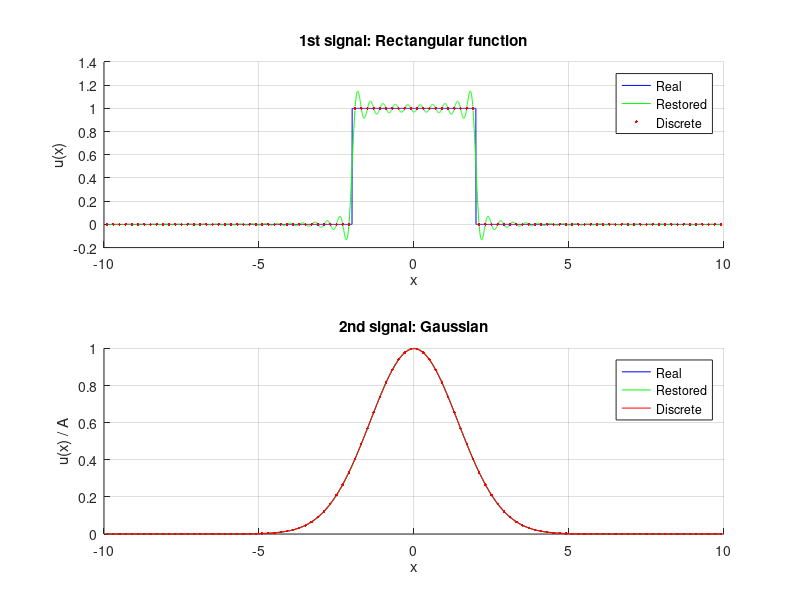

Reproduce this figure in MATLAB.
function lab1()
    % Discrete signal
    n = 100; % input('n: ');
    dt = 0.2; % input('dt: ');
    t_max = dt * (n - 1) / 2;
    t = -t_max:dt:t_max;

    % Signal data
    L = randi(3, 1, 1);
    sigma = randi(2, 1, 1);
    A = 1;

    % Discrete signal
    gauss_discrete = A * exp(-(t / sigma).^2);
    
    rect_discrete = zeros(size(t));
    rect_discrete(abs(t) - abs(L) < 0) = 1;

    % Real signal
    x = -t_max:0.005:t_max;
    gauss_ref = exp(-(x / sigma).^2);
    rect_ref = zeros(size(x));
    rect_ref(abs(x) - L < 0) = 1;

    % Signal restore
    gauss_restored = zeros(1, length(x)); % one-dimensional array, all 0
    rect_restored = zeros(1, length(x)); % one-dimensional array, all 0

    for i = 1:length(x)
        for k = 1:n
            gauss_restored(i) = gauss_restored(i) + gauss_discrete(k) * sin((x(i)-t(k))/dt * pi) / ((x(i)-t(k))/dt * pi);
            rect_restored(i) = rect_restored(i) + rect_discrete(k) * sin((x(i)-t(k))/dt * pi) / ((x(i)-t(k))/dt * pi);
        end

    end

    figure;
    subplot(2, 1, 1);
    title('1st signal: Rectangular function');
    xlabel('x')
    ylabel('u(x)')
    hold on; grid on;
    plot(x, rect_ref, 'b');
    plot(x, rect_restored, 'g');
    plot(t, rect_discrete, '.r');
    legend('Real', 'Restored', 'Discrete');

    subplot(2, 1, 2);
    title('2nd signal: Gaussian');
    xlabel('x')
    ylabel('u(x) / A')
    hold on; grid on;
    plot(x, gauss_ref, 'b');
    plot(x, gauss_restored, 'g');
    plot(t, gauss_discrete, 'r');
    plot(t, gauss_discrete, '.r');
    %stem(t, gauss_discrete, 'r');
    legend('Real', 'Restored', 'Discrete');
    %legend('Restored', 'Discrete');
